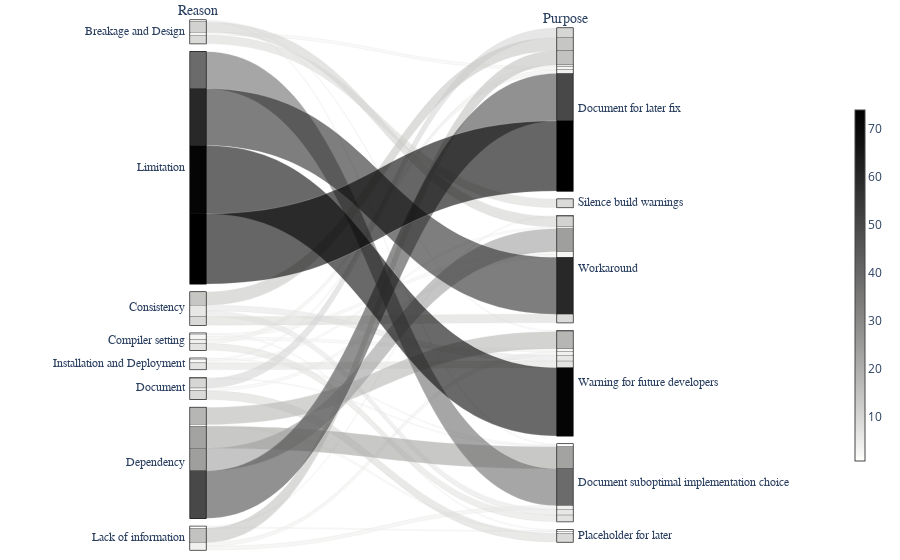

Notebook cell for this chart:
### Code cell
# Draw reason-purpose diagram 
import plotly.graph_objects as go

color = df.reason_purpose;


fig = go.Figure(data = [go.Parcats(
        dimensions=[
        {'label': 'Reason',
         'values': df['Reason']},
        {'label': 'Purpose',
         'values': df['Purpose']}],
        line={'shape': 'hspline',
              'color' : color ,'colorscale' : 'gray', 'reversescale' : True, 'showscale': True, 
              'colorbar': {'thickness': 10, 'x': 1.5, 'len': 0.7}},
        hoveron='color', hoverinfo='count+probability',
        labelfont={'size': 14, 'family': 'Times'},
        tickfont={'size': 12, 'family': 'Times'},

        arrangement='freeform')])

fig.update_layout(
    margin=dict(
        l=150,
        r=150,
        b=10,
        t=20,
        pad=0
    )
)

fig.show()

### Figure 1 — Plotly figure (JSON) as saved in the notebook; plotly's stock layout.template omitted (floating-point values rounded to 4 significant figures; data arrays with more than 128 entries replaced by an {"elided": "..."} marker saying what was removed)
{"data": [{"arrangement": "freeform", "dimensions": [{"label": "Reason", "values": {"elided": "500 str values"}}, {"label": "Purpose", "values": {"elided": "500 str values"}}], "hoverinfo": "count+probability", "hoveron": "color", "labelfont": {"family": "Times", "size": 14}, "line": {"color": {"elided": "500 int values"}, "colorbar": {"len": 0.7, "thickness": 10, "x": 1.5}, "colorscale": [[0, "rgb(0, 0, 0)"], [0.09091, "rgb(16, 16, 16)"], [0.1818, "rgb(38, 38, 38)"], [0.2727, "rgb(59, 59, 59)"], [0.3636, "rgb(81, 80, 80)"], [0.4545, "rgb(102, 101, 101)"], [0.5455, "rgb(124, 123, 122)"], [0.6364, "rgb(146, 146, 145)"], [0.7273, "rgb(171, 171, 170)"], [0.8182, "rgb(197, 197, 195)"], [0.9091, "rgb(224, 224, 223)"], [1, "rgb(254, 254, 253)"]], "reversescale": true, "shape": "hspline", "showscale": true}, "tickfont": {"family": "Times", "size": 12}, "type": "parcats"}], "layout": {"margin": {"b": 10, "l": 150, "pad": 0, "r": 150, "t": 20}}}
